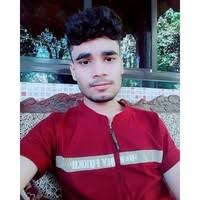
#> input picture resources/shivam.jpg, 200 x 200 px
$ python chapter2.py
#> lines starting #> are read from the running program, lines starting #| are printed output that depends on the picture; after the words box and inside, x2 and y2 are one past the last pixel; in counts of white or black regions, pixels touching at a corner belong together
import cv2
import numpy as np

# [12 lines of commented-out code are left out]

kernel = np.array((1, 1), np.uint8)
img = cv2.imread('resources/shivam.jpg')
#> img is the input picture: shape (200, 200, 3); mean B, G, R 128.9, 112.5, 139.7
imgcanny = cv2.Canny(img, 100, 100)
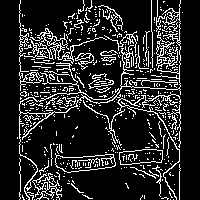
#> imgcanny: shape (200, 200); 15.8% white in thin lines or dots, all inside (x1, y1, x2, y2) = (17, 0, 183, 200)
erodedshivam = cv2.erode(imgcanny, kernel)
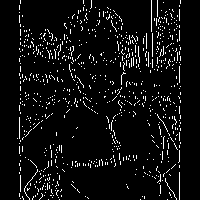
#> erodedshivam: shape (200, 200); 5.9% white in thin lines or dots, all inside (x1, y1, x2, y2) = (17, 0, 181, 200)
cv2.imshow('shivam', erodedshivam)

cv2.waitKey(0)

$ run again, with resources/2020-07-27-175132.jpg copied over resources/shivam.jpg
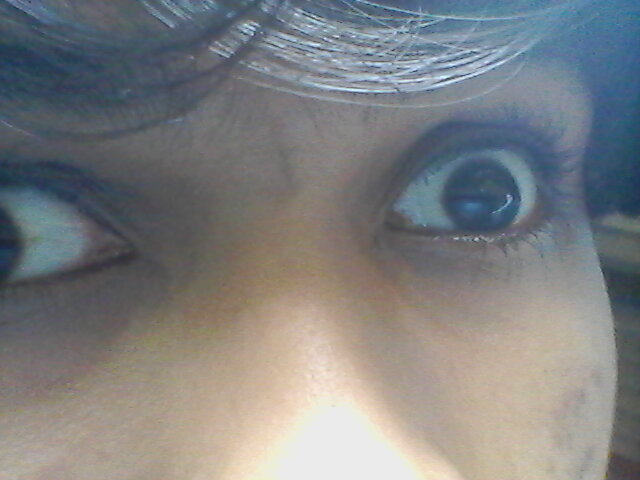
#> input picture resources/2020-07-27-175132.jpg, 640 x 480 px
#> img is the input picture: shape (480, 640, 3); mean B, G, R 128.9, 127.8, 126.2
#> `imgcanny = cv2.Canny(img, 100, 100)`:
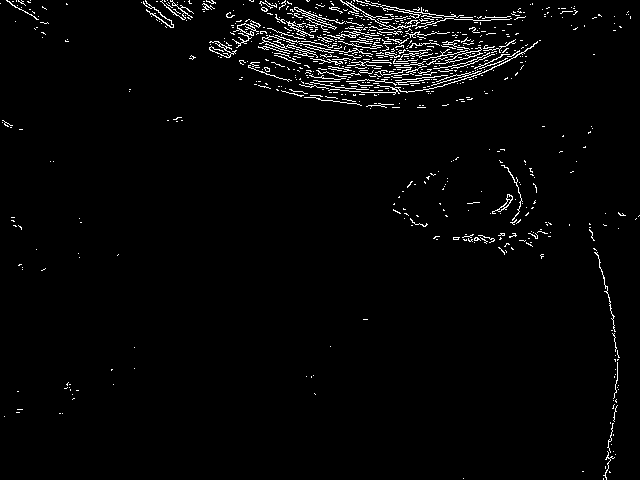
#> imgcanny: shape (480, 640); 2.5% white in thin lines or dots
#> `erodedshivam = cv2.erode(imgcanny, kernel)`:
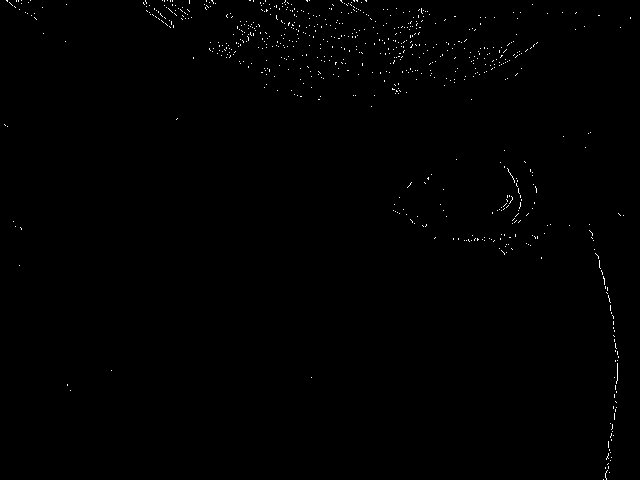
#> erodedshivam: shape (480, 640); 0.41% white in thin lines or dots

$ run again, with resources/uriel-soberanes-Hnq1Q3Dv2Ls-unsplash.jpg copied over resources/shivam.jpg
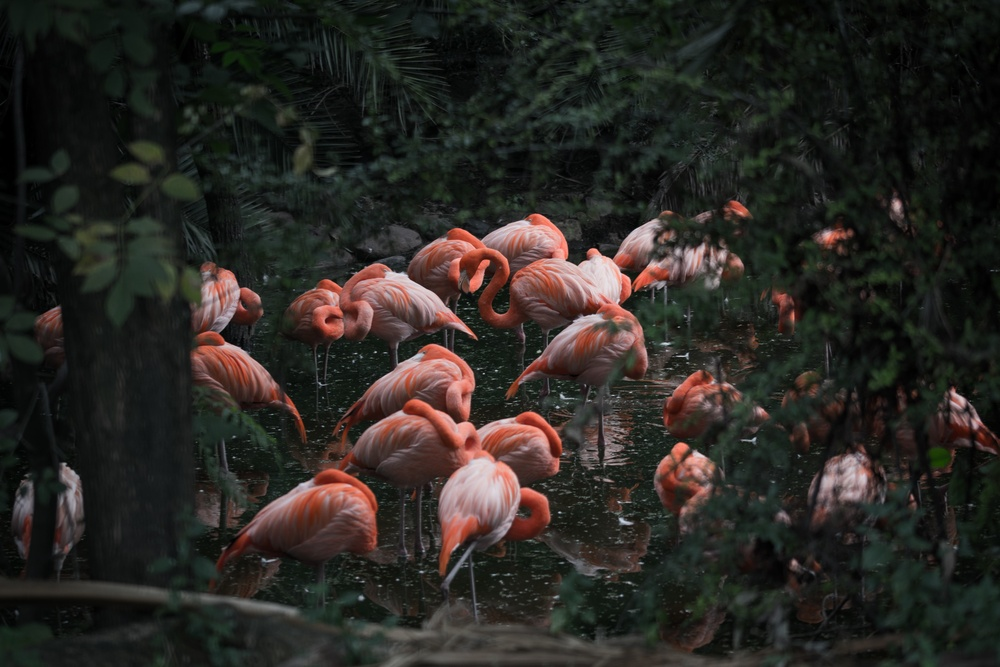
#> input picture resources/uriel-soberanes-Hnq1Q3Dv2Ls-unsplash.jpg, 1000 x 667 px, shrunk from 5568 x 3712 before the run
#> img is the input picture: shape (667, 1000, 3); mean B, G, R 35.1, 39.5, 42.3
#> `imgcanny = cv2.Canny(img, 100, 100)`:
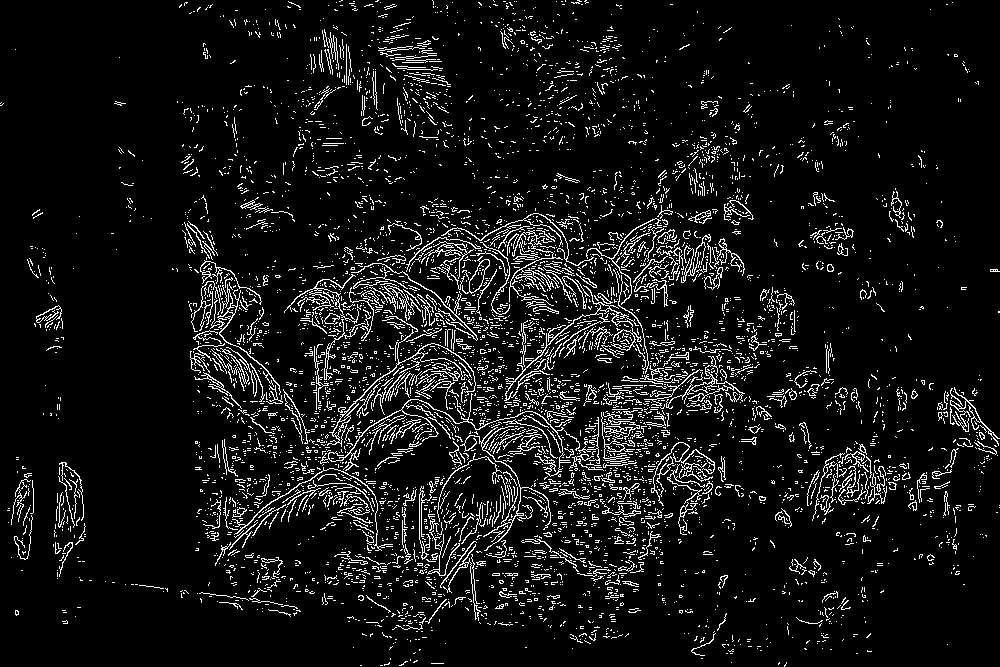
#> imgcanny: shape (667, 1000); 7.7% white in thin lines or dots
#> `erodedshivam = cv2.erode(imgcanny, kernel)`:
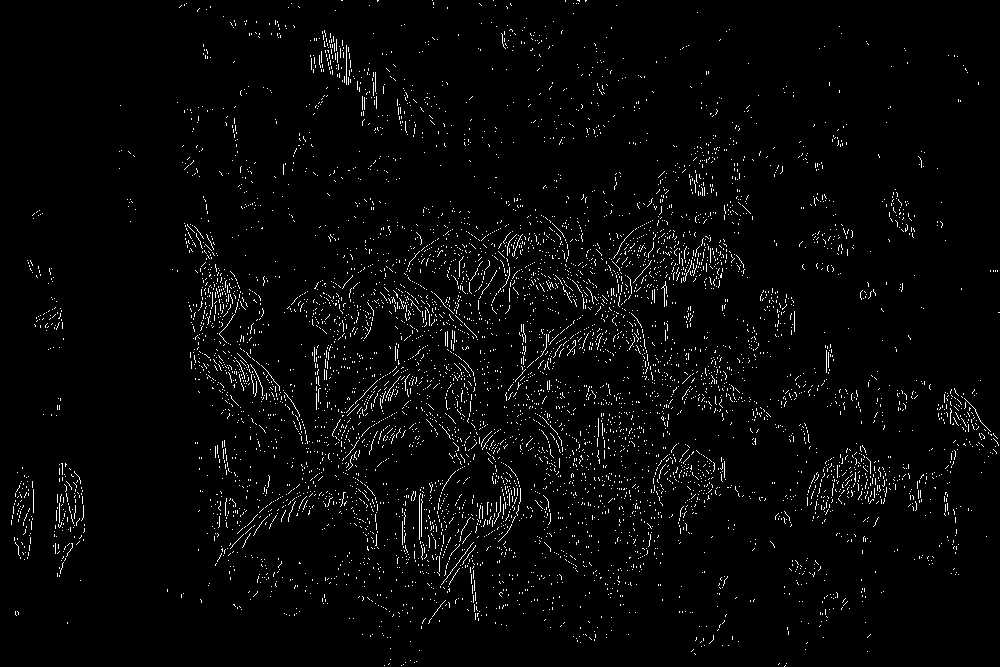
#> erodedshivam: shape (667, 1000); 2.7% white in thin lines or dots
